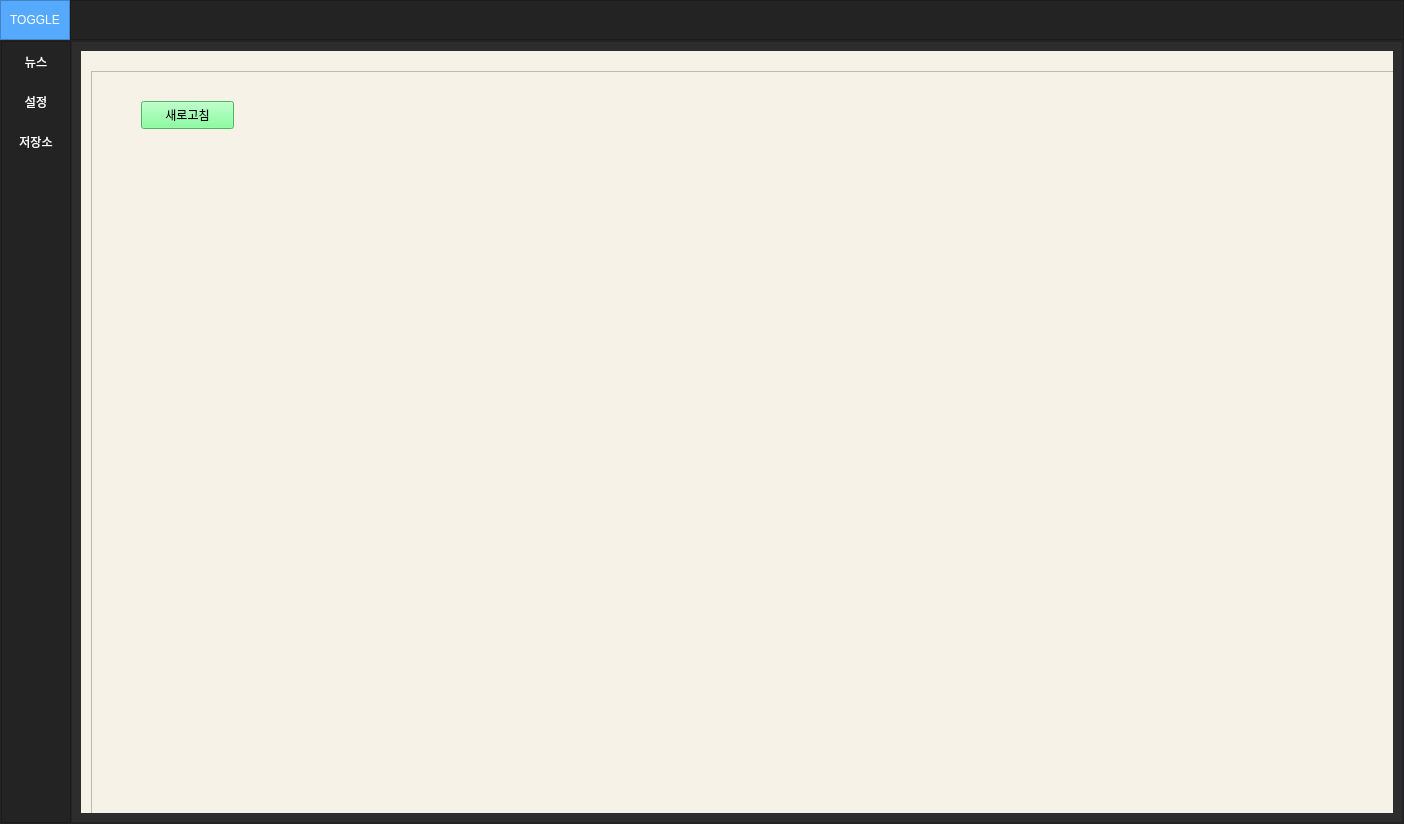
<?xml version="1.0" encoding="UTF-8"?>
<ui version="4.0">
 <class>MainWindow</class>
 <widget class="QMainWindow" name="MainWindow">
  <property name="geometry">
   <rect>
    <x>0</x>
    <y>0</y>
    <width>1404</width>
    <height>824</height>
   </rect>
  </property>
  <property name="minimumSize">
   <size>
    <width>800</width>
    <height>500</height>
   </size>
  </property>
  <property name="windowTitle">
   <string>MainWindow</string>
  </property>
  <property name="styleSheet">
   <string notr="true">background-color: rgb(45, 45, 45);</string>
  </property>
  <widget class="QWidget" name="centralwidget">
   <property name="minimumSize">
    <size>
     <width>0</width>
     <height>0</height>
    </size>
   </property>
   <layout class="QVBoxLayout" name="verticalLayout">
    <property name="spacing">
     <number>0</number>
    </property>
    <property name="leftMargin">
     <number>0</number>
    </property>
    <property name="topMargin">
     <number>0</number>
    </property>
    <property name="rightMargin">
     <number>0</number>
    </property>
    <property name="bottomMargin">
     <number>0</number>
    </property>
    <item>
     <widget class="QFrame" name="Top_Bar">
      <property name="maximumSize">
       <size>
        <width>16777215</width>
        <height>40</height>
       </size>
      </property>
      <property name="styleSheet">
       <string notr="true">background-color: rgb(35, 35, 35);</string>
      </property>
      <property name="frameShape">
       <enum>QFrame::NoFrame</enum>
      </property>
      <property name="frameShadow">
       <enum>QFrame::Raised</enum>
      </property>
      <layout class="QHBoxLayout" name="horizontalLayout">
       <property name="spacing">
        <number>0</number>
       </property>
       <property name="leftMargin">
        <number>0</number>
       </property>
       <property name="topMargin">
        <number>0</number>
       </property>
       <property name="rightMargin">
        <number>0</number>
       </property>
       <property name="bottomMargin">
        <number>0</number>
       </property>
       <item>
        <widget class="QFrame" name="frame_toggle">
         <property name="maximumSize">
          <size>
           <width>70</width>
           <height>40</height>
          </size>
         </property>
         <property name="styleSheet">
          <string notr="true">background-color: rgb(85, 170, 255);</string>
         </property>
         <property name="frameShape">
          <enum>QFrame::StyledPanel</enum>
         </property>
         <property name="frameShadow">
          <enum>QFrame::Raised</enum>
         </property>
         <layout class="QVBoxLayout" name="verticalLayout_2">
          <property name="spacing">
           <number>0</number>
          </property>
          <property name="leftMargin">
           <number>0</number>
          </property>
          <property name="topMargin">
           <number>0</number>
          </property>
          <property name="rightMargin">
           <number>0</number>
          </property>
          <property name="bottomMargin">
           <number>0</number>
          </property>
          <item>
           <widget class="QPushButton" name="Btn_toggle">
            <property name="sizePolicy">
             <sizepolicy hsizetype="Expanding" vsizetype="Expanding">
              <horstretch>0</horstretch>
              <verstretch>0</verstretch>
             </sizepolicy>
            </property>
            <property name="styleSheet">
             <string notr="true">color: rgb(255, 255, 255);
border: Opx solid;</string>
            </property>
            <property name="text">
             <string>TOGGLE</string>
            </property>
           </widget>
          </item>
         </layout>
        </widget>
       </item>
       <item>
        <widget class="QFrame" name="frame_top">
         <property name="frameShape">
          <enum>QFrame::StyledPanel</enum>
         </property>
         <property name="frameShadow">
          <enum>QFrame::Raised</enum>
         </property>
        </widget>
       </item>
      </layout>
     </widget>
    </item>
    <item>
     <widget class="QFrame" name="Content">
      <property name="frameShape">
       <enum>QFrame::StyledPanel</enum>
      </property>
      <property name="frameShadow">
       <enum>QFrame::Raised</enum>
      </property>
      <layout class="QHBoxLayout" name="horizontalLayout_2">
       <property name="spacing">
        <number>0</number>
       </property>
       <property name="leftMargin">
        <number>0</number>
       </property>
       <property name="topMargin">
        <number>0</number>
       </property>
       <property name="rightMargin">
        <number>0</number>
       </property>
       <property name="bottomMargin">
        <number>0</number>
       </property>
       <item>
        <widget class="QFrame" name="frame_left_menu">
         <property name="minimumSize">
          <size>
           <width>70</width>
           <height>0</height>
          </size>
         </property>
         <property name="maximumSize">
          <size>
           <width>70</width>
           <height>16777215</height>
          </size>
         </property>
         <property name="styleSheet">
          <string notr="true">background-color: rgb(35, 35, 35);</string>
         </property>
         <property name="frameShape">
          <enum>QFrame::StyledPanel</enum>
         </property>
         <property name="frameShadow">
          <enum>QFrame::Raised</enum>
         </property>
         <layout class="QVBoxLayout" name="verticalLayout_3">
          <property name="spacing">
           <number>6</number>
          </property>
          <property name="leftMargin">
           <number>0</number>
          </property>
          <property name="topMargin">
           <number>0</number>
          </property>
          <property name="rightMargin">
           <number>0</number>
          </property>
          <property name="bottomMargin">
           <number>0</number>
          </property>
          <item alignment="Qt::AlignTop">
           <widget class="QFrame" name="frame_top_menu">
            <property name="frameShape">
             <enum>QFrame::NoFrame</enum>
            </property>
            <property name="frameShadow">
             <enum>QFrame::Raised</enum>
            </property>
            <layout class="QVBoxLayout" name="verticalLayout_4">
             <property name="spacing">
              <number>0</number>
             </property>
             <property name="leftMargin">
              <number>0</number>
             </property>
             <property name="topMargin">
              <number>0</number>
             </property>
             <property name="rightMargin">
              <number>0</number>
             </property>
             <property name="bottomMargin">
              <number>0</number>
             </property>
             <item>
              <widget class="QPushButton" name="Btn_menu_1">
               <property name="minimumSize">
                <size>
                 <width>0</width>
                 <height>40</height>
                </size>
               </property>
               <property name="styleSheet">
                <string notr="true">QPushButton{
    color: rgb(255, 255, 255);
	background-color: rgb(35, 35, 35);
    border: Opx solid;
}
QPushButton:hover{
    background-color: rgb(85, 170, 255);
}</string>
               </property>
               <property name="text">
                <string>뉴스</string>
               </property>
              </widget>
             </item>
             <item>
              <widget class="QPushButton" name="Btn_menu_2">
               <property name="minimumSize">
                <size>
                 <width>0</width>
                 <height>40</height>
                </size>
               </property>
               <property name="styleSheet">
                <string notr="true">QPushButton{
    color: rgb(255, 255, 255);
	background-color: rgb(35, 35, 35);
    border: Opx solid;
}
QPushButton:hover{
    background-color: rgb(85, 170, 255);
}</string>
               </property>
               <property name="text">
                <string>설정</string>
               </property>
              </widget>
             </item>
             <item>
              <widget class="QPushButton" name="Btn_menu_3">
               <property name="minimumSize">
                <size>
                 <width>0</width>
                 <height>40</height>
                </size>
               </property>
               <property name="styleSheet">
                <string notr="true">QPushButton{
    color: rgb(255, 255, 255);
	background-color: rgb(35, 35, 35);
    border: Opx solid;
}
QPushButton:hover{
    background-color: rgb(85, 170, 255);
}</string>
               </property>
               <property name="text">
                <string>저장소</string>
               </property>
              </widget>
             </item>
            </layout>
           </widget>
          </item>
         </layout>
        </widget>
       </item>
       <item>
        <widget class="QFrame" name="frame_pages">
         <property name="frameShape">
          <enum>QFrame::StyledPanel</enum>
         </property>
         <property name="frameShadow">
          <enum>QFrame::Raised</enum>
         </property>
         <layout class="QVBoxLayout" name="verticalLayout_5">
          <item>
           <widget class="QStackedWidget" name="Pages_Widget">
            <property name="styleSheet">
             <string notr="true">background-color: rgb(247, 242, 232);</string>
            </property>
            <property name="currentIndex">
             <number>2</number>
            </property>
            <widget class="QWidget" name="page_1">
             <property name="maximumSize">
              <size>
               <width>730</width>
               <height>16777215</height>
              </size>
             </property>
             <property name="styleSheet">
              <string notr="true"/>
             </property>
             <widget class="QWidget" name="verticalLayoutWidget_2">
              <property name="geometry">
               <rect>
                <x>850</x>
                <y>0</y>
                <width>491</width>
                <height>1171</height>
               </rect>
              </property>
              <layout class="QVBoxLayout" name="rightLayout">
               <item>
                <widget class="QScrollArea" name="rightscrollArea">
                 <property name="widgetResizable">
                  <bool>true</bool>
                 </property>
                 <widget class="QWidget" name="scrollAreaWidgetContents_2">
                  <property name="geometry">
                   <rect>
                    <x>0</x>
                    <y>0</y>
                    <width>466</width>
                    <height>3000</height>
                   </rect>
                  </property>
                  <layout class="QVBoxLayout" name="verticalLayout_6">
                   <property name="spacing">
                    <number>5</number>
                   </property>
                   <property name="leftMargin">
                    <number>0</number>
                   </property>
                   <property name="topMargin">
                    <number>0</number>
                   </property>
                   <property name="rightMargin">
                    <number>0</number>
                   </property>
                   <property name="bottomMargin">
                    <number>0</number>
                   </property>
                   <item>
                    <widget class="QFrame" name="frame">
                     <property name="minimumSize">
                      <size>
                       <width>100</width>
                       <height>3000</height>
                      </size>
                     </property>
                     <property name="styleSheet">
                      <string notr="true">background-color: rgb(222, 206, 255);</string>
                     </property>
                     <property name="frameShape">
                      <enum>QFrame::StyledPanel</enum>
                     </property>
                     <property name="frameShadow">
                      <enum>QFrame::Raised</enum>
                     </property>
                     <widget class="QWidget" name="layoutWidget">
                      <property name="geometry">
                       <rect>
                        <x>0</x>
                        <y>0</y>
                        <width>461</width>
                        <height>401</height>
                       </rect>
                      </property>
                      <layout class="QVBoxLayout" name="layout_R0">
                       <item>
                        <widget class="QGroupBox" name="groupBox_R0">
                         <property name="title">
                          <string>GroupBox</string>
                         </property>
                         <widget class="QTextEdit" name="textEdit_R0">
                          <property name="geometry">
                           <rect>
                            <x>10</x>
                            <y>20</y>
                            <width>441</width>
                            <height>371</height>
                           </rect>
                          </property>
                          <property name="styleSheet">
                           <string notr="true">background-color: rgb(255, 255, 255);</string>
                          </property>
                         </widget>
                         <widget class="QPushButton" name="pushButton_R0">
                          <property name="geometry">
                           <rect>
                            <x>340</x>
                            <y>360</y>
                            <width>93</width>
                            <height>28</height>
                           </rect>
                          </property>
                          <property name="text">
                           <string>확대하기</string>
                          </property>
                         </widget>
                        </widget>
                       </item>
                      </layout>
                     </widget>
                     <widget class="QWidget" name="layoutWidget_2">
                      <property name="geometry">
                       <rect>
                        <x>0</x>
                        <y>410</y>
                        <width>461</width>
                        <height>401</height>
                       </rect>
                      </property>
                      <layout class="QVBoxLayout" name="layout_R1">
                       <item>
                        <widget class="QGroupBox" name="groupBox_R1">
                         <property name="title">
                          <string>GroupBox</string>
                         </property>
                         <widget class="QTextEdit" name="textEdit_R1">
                          <property name="geometry">
                           <rect>
                            <x>10</x>
                            <y>20</y>
                            <width>441</width>
                            <height>371</height>
                           </rect>
                          </property>
                          <property name="styleSheet">
                           <string notr="true">background-color: rgb(255, 255, 255);</string>
                          </property>
                         </widget>
                         <widget class="QPushButton" name="pushButton_R1">
                          <property name="geometry">
                           <rect>
                            <x>340</x>
                            <y>360</y>
                            <width>93</width>
                            <height>28</height>
                           </rect>
                          </property>
                          <property name="text">
                           <string>확대하기</string>
                          </property>
                         </widget>
                        </widget>
                       </item>
                      </layout>
                     </widget>
                     <widget class="QWidget" name="layoutWidget_3">
                      <property name="geometry">
                       <rect>
                        <x>0</x>
                        <y>820</y>
                        <width>461</width>
                        <height>401</height>
                       </rect>
                      </property>
                      <layout class="QVBoxLayout" name="layout_R2">
                       <item>
                        <widget class="QGroupBox" name="groupBox_R2">
                         <property name="title">
                          <string>GroupBox</string>
                         </property>
                         <widget class="QTextEdit" name="textEdit_R2">
                          <property name="geometry">
                           <rect>
                            <x>10</x>
                            <y>20</y>
                            <width>441</width>
                            <height>371</height>
                           </rect>
                          </property>
                          <property name="styleSheet">
                           <string notr="true">background-color: rgb(255, 255, 255);</string>
                          </property>
                         </widget>
                         <widget class="QPushButton" name="pushButton_R2">
                          <property name="geometry">
                           <rect>
                            <x>340</x>
                            <y>360</y>
                            <width>93</width>
                            <height>28</height>
                           </rect>
                          </property>
                          <property name="text">
                           <string>확대하기</string>
                          </property>
                         </widget>
                        </widget>
                       </item>
                      </layout>
                     </widget>
                     <widget class="QWidget" name="layoutWidget_4">
                      <property name="geometry">
                       <rect>
                        <x>0</x>
                        <y>1230</y>
                        <width>461</width>
                        <height>401</height>
                       </rect>
                      </property>
                      <layout class="QVBoxLayout" name="layout_R3">
                       <item>
                        <widget class="QGroupBox" name="groupBox_R3">
                         <property name="title">
                          <string>GroupBox</string>
                         </property>
                         <widget class="QTextEdit" name="textEdit_R3">
                          <property name="geometry">
                           <rect>
                            <x>10</x>
                            <y>20</y>
                            <width>441</width>
                            <height>371</height>
                           </rect>
                          </property>
                          <property name="styleSheet">
                           <string notr="true">background-color: rgb(255, 255, 255);</string>
                          </property>
                         </widget>
                         <widget class="QPushButton" name="pushButton_R3">
                          <property name="geometry">
                           <rect>
                            <x>340</x>
                            <y>360</y>
                            <width>93</width>
                            <height>28</height>
                           </rect>
                          </property>
                          <property name="text">
                           <string>확대하기</string>
                          </property>
                         </widget>
                        </widget>
                       </item>
                      </layout>
                     </widget>
                     <widget class="QWidget" name="layoutWidget_5">
                      <property name="geometry">
                       <rect>
                        <x>0</x>
                        <y>1640</y>
                        <width>461</width>
                        <height>401</height>
                       </rect>
                      </property>
                      <layout class="QVBoxLayout" name="layout_R4">
                       <item>
                        <widget class="QGroupBox" name="groupBox_R4">
                         <property name="title">
                          <string>GroupBox</string>
                         </property>
                         <widget class="QTextEdit" name="textEdit_R4">
                          <property name="geometry">
                           <rect>
                            <x>10</x>
                            <y>20</y>
                            <width>441</width>
                            <height>371</height>
                           </rect>
                          </property>
                          <property name="styleSheet">
                           <string notr="true">background-color: rgb(255, 255, 255);</string>
                          </property>
                         </widget>
                         <widget class="QPushButton" name="pushButton_R4">
                          <property name="geometry">
                           <rect>
                            <x>340</x>
                            <y>360</y>
                            <width>93</width>
                            <height>28</height>
                           </rect>
                          </property>
                          <property name="text">
                           <string>확대하기</string>
                          </property>
                         </widget>
                        </widget>
                       </item>
                      </layout>
                     </widget>
                     <widget class="QWidget" name="layoutWidget_6">
                      <property name="geometry">
                       <rect>
                        <x>0</x>
                        <y>2050</y>
                        <width>461</width>
                        <height>401</height>
                       </rect>
                      </property>
                      <layout class="QVBoxLayout" name="layout_R5">
                       <item>
                        <widget class="QGroupBox" name="groupBox_R5">
                         <property name="title">
                          <string>GroupBox</string>
                         </property>
                         <widget class="QTextEdit" name="textEdit_R5">
                          <property name="geometry">
                           <rect>
                            <x>10</x>
                            <y>20</y>
                            <width>441</width>
                            <height>371</height>
                           </rect>
                          </property>
                          <property name="styleSheet">
                           <string notr="true">background-color: rgb(255, 255, 255);</string>
                          </property>
                         </widget>
                         <widget class="QPushButton" name="pushButton_R5">
                          <property name="geometry">
                           <rect>
                            <x>340</x>
                            <y>360</y>
                            <width>93</width>
                            <height>28</height>
                           </rect>
                          </property>
                          <property name="text">
                           <string>확대하기</string>
                          </property>
                         </widget>
                        </widget>
                       </item>
                      </layout>
                     </widget>
                     <widget class="QWidget" name="layoutWidget_7">
                      <property name="geometry">
                       <rect>
                        <x>0</x>
                        <y>2460</y>
                        <width>461</width>
                        <height>401</height>
                       </rect>
                      </property>
                      <layout class="QVBoxLayout" name="layout_R6">
                       <item>
                        <widget class="QGroupBox" name="groupBox_R6">
                         <property name="title">
                          <string>GroupBox</string>
                         </property>
                         <widget class="QTextEdit" name="textEdit_R6">
                          <property name="geometry">
                           <rect>
                            <x>10</x>
                            <y>20</y>
                            <width>441</width>
                            <height>371</height>
                           </rect>
                          </property>
                          <property name="styleSheet">
                           <string notr="true">background-color: rgb(255, 255, 255);</string>
                          </property>
                         </widget>
                         <widget class="QPushButton" name="pushButton_R6">
                          <property name="geometry">
                           <rect>
                            <x>340</x>
                            <y>360</y>
                            <width>93</width>
                            <height>28</height>
                           </rect>
                          </property>
                          <property name="text">
                           <string>확대하기</string>
                          </property>
                         </widget>
                        </widget>
                       </item>
                      </layout>
                     </widget>
                    </widget>
                   </item>
                  </layout>
                 </widget>
                </widget>
               </item>
              </layout>
             </widget>
             <widget class="QWidget" name="gridLayoutWidget_3">
              <property name="geometry">
               <rect>
                <x>9</x>
                <y>-1</y>
                <width>701</width>
                <height>781</height>
               </rect>
              </property>
              <layout class="QGridLayout" name="leftLayout">
               <item row="0" column="0">
                <widget class="QScrollArea" name="scrollArea">
                 <property name="styleSheet">
                  <string notr="true">background-color: rgb(247, 241, 229);</string>
                 </property>
                 <property name="widgetResizable">
                  <bool>true</bool>
                 </property>
                 <widget class="QWidget" name="scrollAreaWidgetContents">
                  <property name="geometry">
                   <rect>
                    <x>0</x>
                    <y>0</y>
                    <width>676</width>
                    <height>5000</height>
                   </rect>
                  </property>
                  <property name="minimumSize">
                   <size>
                    <width>0</width>
                    <height>5000</height>
                   </size>
                  </property>
                  <layout class="QVBoxLayout" name="verticalLayout_9">
                   <property name="leftMargin">
                    <number>0</number>
                   </property>
                   <property name="rightMargin">
                    <number>30</number>
                   </property>
                   <property name="bottomMargin">
                    <number>0</number>
                   </property>
                   <item>
                    <layout class="QVBoxLayout" name="verticalLayout_7"/>
                   </item>
                  </layout>
                 </widget>
                </widget>
               </item>
              </layout>
             </widget>
            </widget>
            <widget class="QWidget" name="page_2">
             <property name="styleSheet">
              <string notr="true">background-color: rgb(126, 126, 126);</string>
             </property>
            </widget>
            <widget class="QWidget" name="page_3">
             <property name="minimumSize">
              <size>
               <width>1307</width>
               <height>0</height>
              </size>
             </property>
             <widget class="QWidget" name="verticalLayoutWidget">
              <property name="geometry">
               <rect>
                <x>10</x>
                <y>20</y>
                <width>1391</width>
                <height>761</height>
               </rect>
              </property>
              <layout class="QVBoxLayout" name="verticalLayout_10">
               <item>
                <widget class="QScrollArea" name="scrollArea_2">
                 <property name="widgetResizable">
                  <bool>true</bool>
                 </property>
                 <widget class="QWidget" name="scrollAreaWidgetContents_3">
                  <property name="geometry">
                   <rect>
                    <x>0</x>
                    <y>0</y>
                    <width>1366</width>
                    <height>5022</height>
                   </rect>
                  </property>
                  <layout class="QVBoxLayout" name="verticalLayout_11">
                   <item>
                    <widget class="QWidget" name="widget" native="true">
                     <property name="minimumSize">
                      <size>
                       <width>0</width>
                       <height>5000</height>
                      </size>
                     </property>
                     <widget class="QPushButton" name="refreshButton">
                      <property name="geometry">
                       <rect>
                        <x>40</x>
                        <y>20</y>
                        <width>93</width>
                        <height>28</height>
                       </rect>
                      </property>
                      <property name="styleSheet">
                       <string notr="true">background-color: rgb(103, 255, 133);</string>
                      </property>
                      <property name="text">
                       <string>새로고침</string>
                      </property>
                     </widget>
                    </widget>
                   </item>
                  </layout>
                 </widget>
                </widget>
               </item>
              </layout>
             </widget>
            </widget>
           </widget>
          </item>
         </layout>
        </widget>
       </item>
      </layout>
     </widget>
    </item>
   </layout>
  </widget>
 </widget>
 <resources/>
 <connections/>
</ui>
